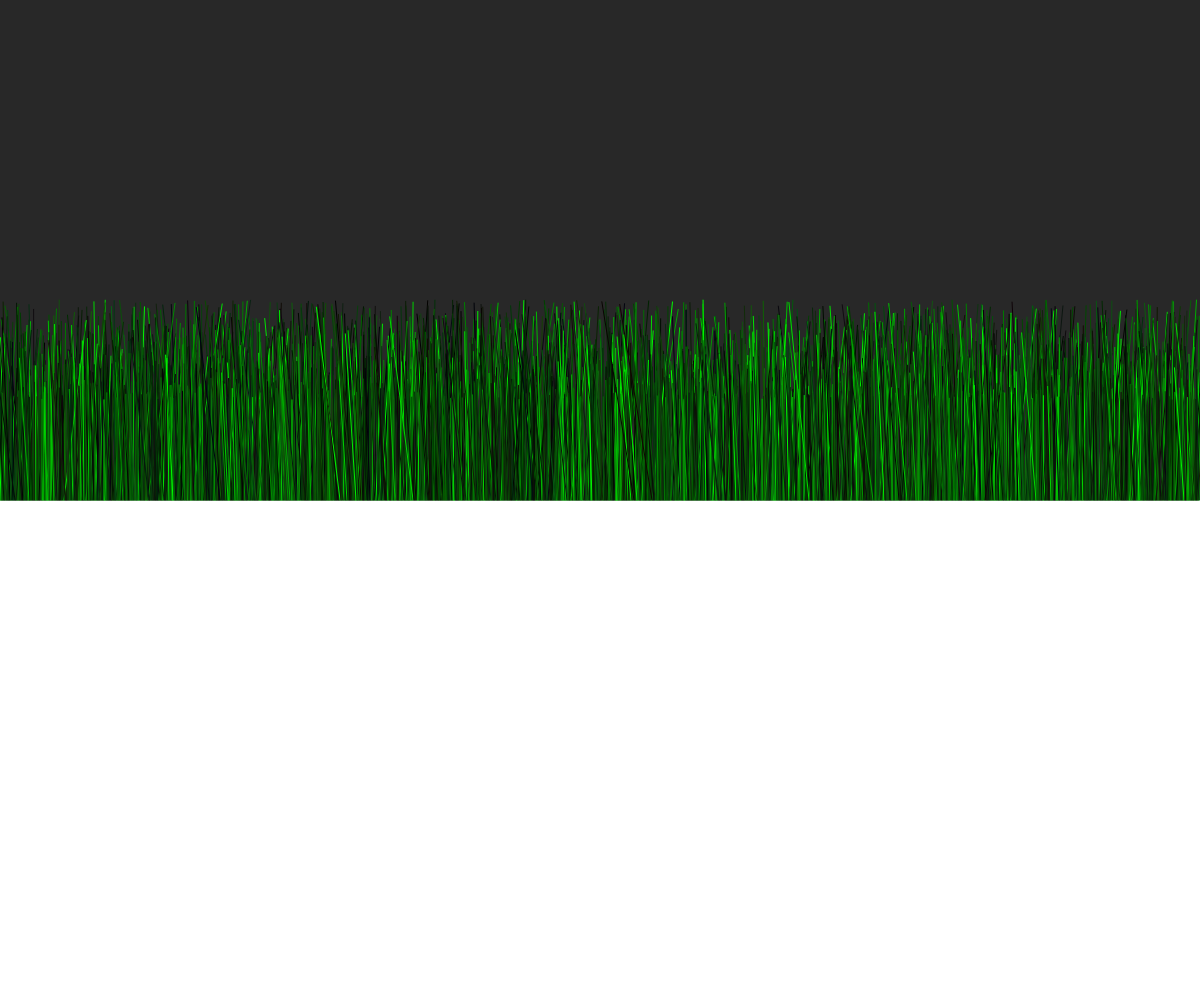
Frame 1 (no input)
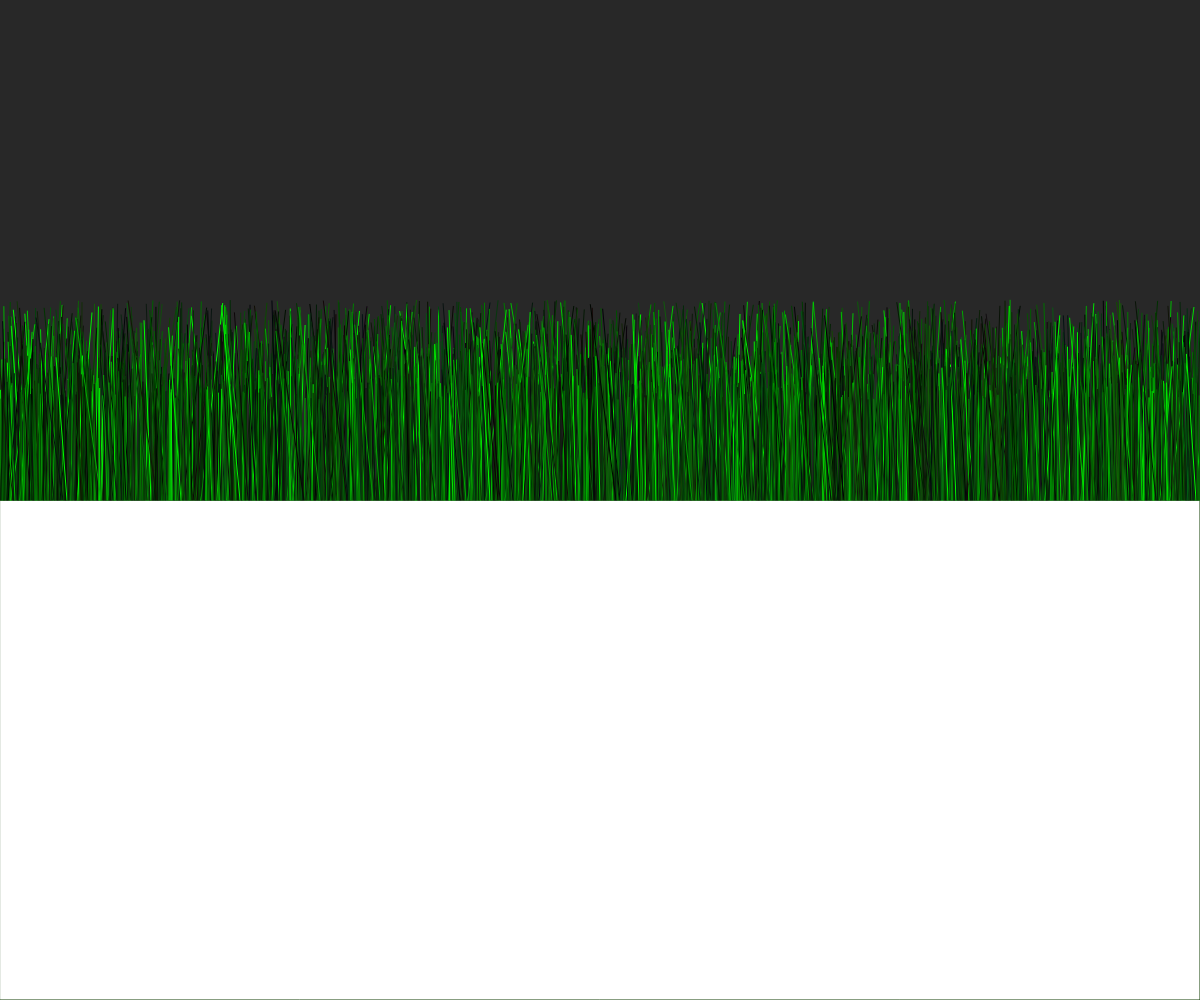
Frame 2 (the mouse pressed at the canvas centre, redrawn once)

The p5.js sketch that drew these frames (run headless with seeded random() and noise() and a simulated clock; the mouse was pressed at the canvas centre and the sketch redrawn once):

// p5.js sketch
// ── sketch.js

// require https://cdn.jsdelivr.net/npm/p5@latest/lib/p5.min.js


function setup() {
    createCanvas(windowWidth, windowHeight);
    noStroke();
    fill(255, 255, 255);
    noLoop();
}

function draw() {
    console.log("draw, grass");
    background(40, 40, 40);


    rect(0, height * 0.5, width, height * 0.5);

    drawGrass(0, height * 0.5 - 100, width, 100);

    // stroke(220, 220, 220);
    // stroke(paletteLight.colorR, paletteLight.colorG, paletteLight.colorB);
    drawGrass(0, height * 0.5 - 100, width, 100);
    // stroke(paletteHlight.colorR, paletteHlight.colorG, paletteHlight.colorB);
    drawGrass(0, height * 0.5 - 100, width, 100);
    // drawGrass(0, height * 0.5 - 100, width, 100);
    // drawGrass(0, height * 0.5 - 100, width, 100);
}

function drawGrass(left, top, width, height) {
    // loop from the left to the right, one pixel per step
    for (let x = left; x < left + width; x++) {
        // x and y are the base of the blade of grass
        let y = top + height;

        // height of the grass
        // pick lowest of three "rolls" to bias strongly towards short blades
        // with occasional long ones
        let bladeHeight = min(
            random(0, height),
            random(0, height * 3),
            random(0, height * 10)
        );
        // bladeHeight = random(0, height);
        // console.log(bladeHeight)

        // horizontal offset of top of blade relative to base
        // average two "rolls" to bias towards middle
        let bladeLean = (random(-1, 1) + random(-1, 1)) * 0.2;

        // scale lean by height so that shorter blades aren't more leany
        bladeLean = bladeLean * bladeHeight;

        // scaling factor to to taste
        bladeLean = bladeLean * 0.95;

        // draw the grass

        if (bladeHeight < 30) {

            line(x, y, x + bladeLean, y - bladeHeight - 100);


            const palette = {
                colorR: 0,
                colorG: random(0, 255),
                colorB: 0
            }

            stroke(palette.colorR, palette.colorG, palette.colorB);

        } else {

            line(x, y, x + bladeLean, y - bladeHeight - 100);


            const palette = {
                colorR: random(0, 20),
                colorG: random(0, 100),
                colorB: random(0, 20)
            }

            stroke(palette.colorR, palette.colorG, palette.colorB);

        }

        //conditional color based on height
        //stroke(0,bladeHeight,0) color by height
        //stroke(0,map(bladeHeight, 0,200,0,255),0)

    }
}

// ── sketch-basic.js

// require https://cdn.jsdelivr.net/npm/p5@latest/lib/p5.min.js


function setup() {
    createCanvas(windowWidth, windowHeight);
    noStroke();
    fill(255, 255, 255);
    noLoop();
}

function draw() {
    console.log("draw, grass");
    background(40, 40, 40);


    rect(0, height * 0.5, width, height * 0.5);

    const paletteLight = {
        colorR: random(5, 50),
        colorG: random(150, 255),
        colorB: random(0, 50)
    }
    const paletteDark = {
        colorR: random(5, 20),
        colorG: random(50, 100),
        colorB: random(0, 20)
    }

    const paletteHlight = {
        colorR: random(95, 150),
        colorG: random(200, 255),
        colorB: random(50, 100)
    }

    drawGrass(0, height * 0.5 - 100, width, 100);
    stroke(paletteDark.colorR, paletteDark.colorG, paletteDark.colorB);
    // stroke(220, 220, 220);
    stroke(paletteLight.colorR, paletteLight.colorG, paletteLight.colorB);
    drawGrass(0, height * 0.5 - 100, width, 100);
    stroke(paletteHlight.colorR, paletteHlight.colorG, paletteHlight.colorB);
    drawGrass(0, height * 0.5 - 100, width, 100);
    // drawGrass(0, height * 0.5 - 100, width, 100);
    // drawGrass(0, height * 0.5 - 100, width, 100);
}

function drawGrass(left, top, width, height) {
    // loop from the left to the right, one pixel per step
    for (let x = left; x < left + width; x++) {
        // x and y are the base of the blade of grass
        let y = top + height;

        // height of the grass
        // pick lowest of three "rolls" to bias strongly towards short blades
        // with occasional long ones
        let bladeHeight = min(
            random(0, height),
            random(0, height * 5),
            random(0, height * 10)
        );
        bladeHeight = random(0, height);

        // horizontal offset of top of blade relative to base
        // average two "rolls" to bias towards middle
        let bladeLean = (random(-1, 1) + random(-1, 1)) * 0.2;

        // scale lean by height so that shorter blades aren't more leany
        bladeLean = bladeLean * bladeHeight;

        // scaling factor to to taste
        bladeLean = bladeLean * 0.95;

        // draw the grass
        line(x, y, x + bladeLean, y - bladeHeight - 100);
    }
}
